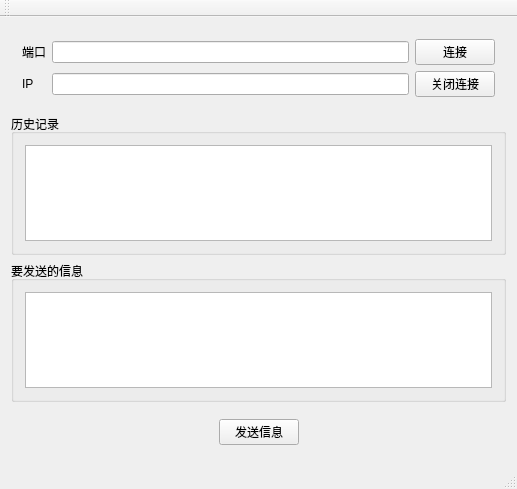
<?xml version="1.0" encoding="UTF-8"?>
<ui version="4.0">
 <class>MainWindow</class>
 <widget class="QMainWindow" name="MainWindow">
  <property name="geometry">
   <rect>
    <x>0</x>
    <y>0</y>
    <width>517</width>
    <height>489</height>
   </rect>
  </property>
  <property name="windowTitle">
   <string>MainWindow</string>
  </property>
  <widget class="QWidget" name="centralWidget">
   <layout class="QVBoxLayout" name="verticalLayout">
    <item>
     <widget class="QWidget" name="widget" native="true">
      <layout class="QGridLayout" name="gridLayout">
       <item row="1" column="2">
        <widget class="QPushButton" name="disconnect">
         <property name="text">
          <string>关闭连接</string>
         </property>
        </widget>
       </item>
       <item row="0" column="0">
        <widget class="QLabel" name="label">
         <property name="text">
          <string>端口</string>
         </property>
        </widget>
       </item>
       <item row="0" column="2">
        <widget class="QPushButton" name="connect">
         <property name="text">
          <string>连接</string>
         </property>
        </widget>
       </item>
       <item row="0" column="1">
        <widget class="QLineEdit" name="port"/>
       </item>
       <item row="1" column="0">
        <widget class="QLabel" name="label_2">
         <property name="text">
          <string>IP</string>
         </property>
        </widget>
       </item>
       <item row="1" column="1">
        <widget class="QLineEdit" name="ip"/>
       </item>
      </layout>
     </widget>
    </item>
    <item>
     <widget class="QGroupBox" name="groupBox">
      <property name="title">
       <string>历史记录</string>
      </property>
      <layout class="QHBoxLayout" name="horizontalLayout_2">
       <item>
        <widget class="QTextEdit" name="record"/>
       </item>
      </layout>
     </widget>
    </item>
    <item>
     <widget class="QGroupBox" name="groupBox_2">
      <property name="title">
       <string>要发送的信息</string>
      </property>
      <layout class="QHBoxLayout" name="horizontalLayout_3">
       <item>
        <widget class="QTextEdit" name="msg"/>
       </item>
      </layout>
     </widget>
    </item>
    <item>
     <widget class="QWidget" name="widget_2" native="true">
      <layout class="QHBoxLayout" name="horizontalLayout_4">
       <item>
        <spacer name="horizontalSpacer">
         <property name="orientation">
          <enum>Qt::Horizontal</enum>
         </property>
         <property name="sizeHint" stdset="0">
          <size>
           <width>200</width>
           <height>20</height>
          </size>
         </property>
        </spacer>
       </item>
       <item>
        <widget class="QPushButton" name="sendMsg">
         <property name="text">
          <string>发送信息</string>
         </property>
        </widget>
       </item>
       <item>
        <spacer name="horizontalSpacer_2">
         <property name="orientation">
          <enum>Qt::Horizontal</enum>
         </property>
         <property name="sizeHint" stdset="0">
          <size>
           <width>199</width>
           <height>20</height>
          </size>
         </property>
        </spacer>
       </item>
      </layout>
     </widget>
    </item>
   </layout>
  </widget>
  <widget class="QMenuBar" name="menuBar">
   <property name="geometry">
    <rect>
     <x>0</x>
     <y>0</y>
     <width>517</width>
     <height>17</height>
    </rect>
   </property>
  </widget>
  <widget class="QToolBar" name="mainToolBar">
   <attribute name="toolBarArea">
    <enum>TopToolBarArea</enum>
   </attribute>
   <attribute name="toolBarBreak">
    <bool>false</bool>
   </attribute>
  </widget>
  <widget class="QStatusBar" name="statusBar"/>
 </widget>
 <layoutdefault spacing="6" margin="11"/>
 <resources/>
 <connections/>
</ui>
